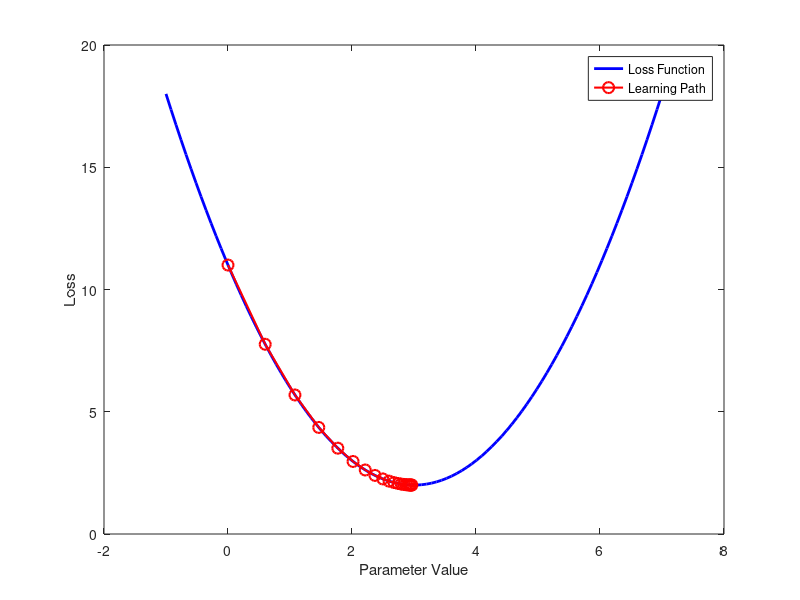

Recreate this plot in MATLAB.
% Loss function and its derivative
f = @(x) (x - 3).^2 + 2;
df = @(x) 2 * (x - 3);

% Gradient descent
x = 0;
eta = 0.1;
history = x;

for i = 1:20
    x = x - eta * df(x);
    history(end+1) = x;
end

% Plot
x_vals = linspace(-1, 7, 100);
plot(x_vals, f(x_vals), 'b-', 'LineWidth', 2);
hold on;
plot(history, f(history), 'ro-', 'MarkerSize', 8, 'LineWidth', 1.5);
xlabel('Parameter Value');
ylabel('Loss');
legend('Loss Function', 'Learning Path');